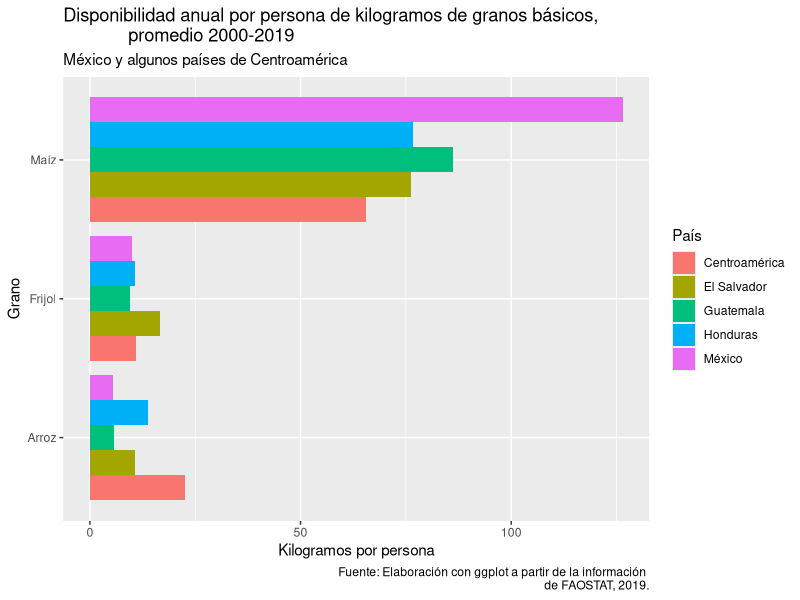

Source code (R):
library(readr)
library(dplyr)
library(ggplot2)
library(tidyr)
# Barras contiguas
granos <- read_csv(file = "input/data/CSV_files/granos.csv",col_names = TRUE)
granos <- pivot_longer(data = granos, cols = c("Arroz","Maíz","Frijol"), 
                       names_to = c("Grano"), values_to = "Kilogramos")

granos.mex <- ggplot(data = granos, mapping = aes(x = Kilogramos, y = Grano)) + 
        geom_bar(aes(fill = País), stat = "identity", position = "dodge") +
        labs(title = "Disponibilidad anual por persona de kilogramos de granos básicos, 
             promedio 2000-2019",  
             subtitle = "México y algunos países de Centroamérica",
             x = "Kilogramos por persona", 
             y = "Grano",
             caption = "Fuente: Elaboración con ggplot a partir de la información 
             de FAOSTAT, 2019.")
ggsave(filename = "granos_mex.jpg", plot = granos.mex, device = "jpeg", 
       path = "output/img/", dpi = "print", units = "cm", 
       width = 12, height = 8)

